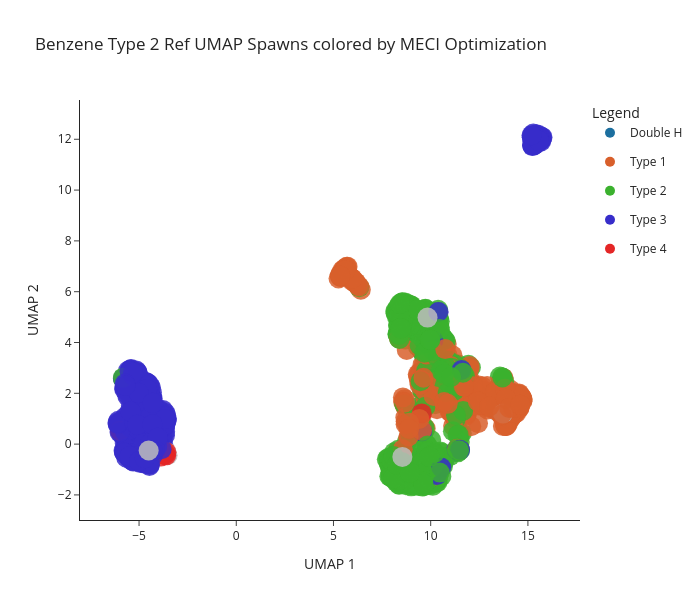

Notebook source saved alongside this figure:
### Code cell
df = pd.read_csv(csv_file)
meci_idx_to_type = dict(zip(df['idx'], df['meci_type']))

unique_types = sorted(df['meci_type'].unique())
type_to_color = {t: base_colors[i % len(base_colors)] for i, t in enumerate(unique_types)}

point_types = [meci_idx_to_type.get(i, "Unknown") for i in idx]
point_colors = [type_to_color.get(t, "#bdbdbd") for t in point_types]

scatter = go.Scatter(
    x=reduced_space[:, 0],
    y=reduced_space[:, 1],
    mode="markers",
    marker=dict(
        size=point_size,
        color=point_colors,
        opacity=0.85
    ),
    text=[
        f"idx: {i}<br>MECI type: {t}"
        for i, t in zip(idx, point_types)
    ],
    hoverinfo="text",
    showlegend=False
)

star_indices = np.arange(len(reduced_space) - n_star, len(reduced_space))
star_traces = []


type_legend_traces = [
    go.Scatter(
        x=[None],
        y=[None],
        mode="markers",
        marker=dict(size=10, color=color),
        legendgroup=t,
        showlegend=True,
        name=t
    )
    for t, color in type_to_color.items()
]

fig = go.Figure(
    data=[scatter] + star_traces + type_legend_traces
)

fig.update_layout(
    width=700,
    height=600,
    title=f"Benzene Type 2 Ref {reduction_technique} Spawns colored by MECI Optimization",
    xaxis_title=f"{reduction_technique} 1",
    yaxis_title=f"{reduction_technique} 2",
    legend_title_text="Legend",
    template="simple_white",
    hovermode="closest"
)

fig.show()

### Figure 1 — Plotly figure (JSON) as saved in the notebook; plotly's stock layout.template omitted (floating-point values rounded to 4 significant figures; data arrays with more than 128 entries replaced by an {"elided": "..."} marker saying what was removed)
{"data": [{"hoverinfo": "text", "marker": {"color": {"elided": "1193 str values"}, "opacity": 0.85, "size": 20}, "mode": "markers", "showlegend": false, "text": {"elided": "1193 str values"}, "type": "scatter", "x": {"elided": "1193 float values"}, "y": {"elided": "1193 float values"}}, {"legendgroup": "Double H", "marker": {"color": "#1c6f9f", "size": 10}, "mode": "markers", "name": "Double H", "showlegend": true, "type": "scatter", "x": [null], "y": [null]}, {"legendgroup": "Type 1", "marker": {"color": "#d85f2b", "size": 10}, "mode": "markers", "name": "Type 1", "showlegend": true, "type": "scatter", "x": [null], "y": [null]}, {"legendgroup": "Type 2", "marker": {"color": "#3bb12e", "size": 10}, "mode": "markers", "name": "Type 2", "showlegend": true, "type": "scatter", "x": [null], "y": [null]}, {"legendgroup": "Type 3", "marker": {"color": "#372dca", "size": 10}, "mode": "markers", "name": "Type 3", "showlegend": true, "type": "scatter", "x": [null], "y": [null]}, {"legendgroup": "Type 4", "marker": {"color": "#e42626", "size": 10}, "mode": "markers", "name": "Type 4", "showlegend": true, "type": "scatter", "x": [null], "y": [null]}], "layout": {"height": 600, "hovermode": "closest", "legend": {"title": {"text": "Legend"}}, "title": {"text": "Benzene Type 2 Ref UMAP Spawns colored by MECI Optimization"}, "width": 700, "xaxis": {"title": {"text": "UMAP 1"}}, "yaxis": {"title": {"text": "UMAP 2"}}}}
